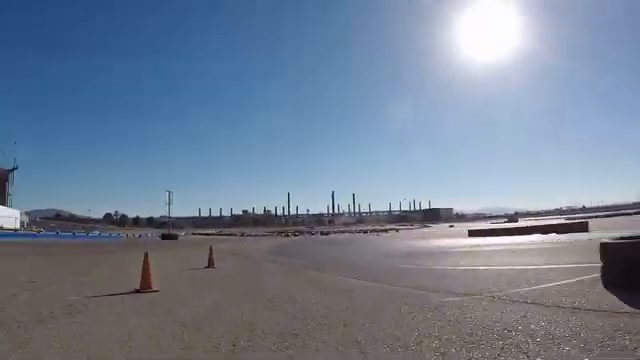
#> input picture frame 121 of data/input_video.mp4, 640 x 360 px
$ jupyter execute video_stabilization_pipeline.ipynb   (shell and % lines are left out)
#> lines starting #> are read from the running program, lines starting #| are printed output that depends on the picture
# Стабилизация видео с использованием оптического потока

## Описание проекта
Этот notebook реализует полный пайплайн стабилизации видео для устранения дрожания камеры.

### Основные этапы:
1. Вычисление оптического потока (Farnebäck / Lucas-Kanade)
2. Оценка глобального движения камеры (аффинная/гомография)
3. Сглаживание траектории (скользящее окно, Калман)
4. Компенсация движения через warp
5. Формирование стабилизированного видео
6. Анализ ошибок и визуализация

[cell 1]
# Импорт необходимых библиотек
import cv2
import numpy as np
import matplotlib.pyplot as plt
from matplotlib.gridspec import GridSpec
import seaborn as sns
from scipy.ndimage import uniform_filter1d
from scipy.signal import savgol_filter
from tqdm import tqdm
import os
import warnings
warnings.filterwarnings('ignore')

# Настройка визуализации
plt.style.use('seaborn-v0_8-darkgrid')
sns.set_palette("husl")

## 1. Конфигурация и параметры

[cell 2]
class StabilizationConfig:
    """Конфигурация параметров стабилизации"""

    def __init__(self):
        # Пути к файлам
        self.input_video = '../data/input_video.mp4'
        self.output_video = '../output/stabilized_video.mp4'
        self.viz_dir = '../visualizations/'

        # Параметры оптического потока
        self.flow_method = 'farneback'  # 'farneback' или 'lucas_kanade'

        # Параметры Farneback
        self.farneback_params = {
            'pyr_scale': 0.5,
            'levels': 3,
            'winsize': 15,
            'iterations': 3,
            'poly_n': 5,
            'poly_sigma': 1.2,
            'flags': 0
        }

        # Параметры Lucas-Kanade
        self.lk_params = {
            'maxCorners': 200,
            'qualityLevel': 0.01,
            'minDistance': 30,
            'blockSize': 3
        }

        # Параметры motion model
        self.motion_model = 'affine'  # 'affine' или 'homography'

        # Параметры сглаживания
        self.smoothing_method = 'moving_average'  # 'moving_average', 'savgol', 'kalman'
        self.smoothing_radius = 30  # Радиус окна для сглаживания

        # Параметры обработки видео
        self.max_frames = None  # None для всего видео
        self.border_type = cv2.BORDER_REFLECT_101
        self.border_size = 30  # Размер границы для обрезки артефактов

config = StabilizationConfig()
os.makedirs(config.viz_dir, exist_ok=True)
print("Конфигурация создана успешно")

## 2. Вспомогательные функции

[cell 3]
# [47 lines left out: function create_test_video, not called in this run]

# Создаем тестовое видео если входного файла нет
if not os.path.exists(config.input_video):
    os.makedirs(os.path.dirname(config.input_video), exist_ok=True)
    create_test_video(config.input_video, duration=5, fps=30, shake_intensity=15)

[cell 4]
# [51 lines left out: functions visualize_frame_comparison, plot_trajectory, not called in this run]

## 3. Вычисление оптического потока

[cell 5]
class OpticalFlowEstimator:
    """
    Класс для вычисления оптического потока различными методами
    """

    def __init__(self, method='farneback', config=None):
        self.method = method
        self.config = config or StabilizationConfig()

    def compute_farneback_flow(self, prev_gray, curr_gray):
        """
        Вычисление плотного оптического потока методом Farnebäck

        Преимущества:
        - Плотное покрытие всего изображения
        - Хорошо работает для глобального движения
        - Устойчив к шуму
        """
        params = self.config.farneback_params
        flow = cv2.calcOpticalFlowFarneback(
            prev_gray, curr_gray,
            None,
            params['pyr_scale'],
            params['levels'],
            params['winsize'],
            params['iterations'],
            params['poly_n'],
            params['poly_sigma'],
            params['flags']
        )
        return flow

    # [31 lines left out: function compute_lucas_kanade_flow, not called in this run]

    def compute(self, prev_gray, curr_gray, prev_points=None):
        """
        Универсальный метод вычисления оптического потока
        """
        if self.method == 'farneback':
            return self.compute_farneback_flow(prev_gray, curr_gray)
        elif self.method == 'lucas_kanade':
            return self.compute_lucas_kanade_flow(prev_gray, curr_gray, prev_points)
        else:
            raise ValueError(f"Unknown flow method: {self.method}")

print("OpticalFlowEstimator создан")

## 4. Оценка глобального движения

[cell 6]
class MotionEstimator:
    """
    Класс для оценки глобального движения камеры
    """

    def __init__(self, motion_model='affine'):
        self.motion_model = motion_model

    def estimate_from_dense_flow(self, flow):
        """
        Оценка движения из плотного оптического потока (Farnebäck)

        Стратегия: усредняем векторы потока для получения глобального сдвига
        """
        # Усредняем векторы потока
        dx = np.median(flow[:, :, 0])
        dy = np.median(flow[:, :, 1])

        # Оцениваем вращение через градиенты потока
        # Это упрощенная оценка, для более точной нужна полная аффинная модель
        da = 0  # Будет вычислено ниже через аффинную трансформацию

        return dx, dy, da

    # [43 lines left out: function estimate_from_sparse_flow, not called in this run]

print("MotionEstimator создан")

## 5. Сглаживание траектории

[cell 7]
class TrajectorySmoothing:
    """
    Класс для сглаживания траектории движения камеры
    """

    def __init__(self, method='moving_average', radius=30):
        self.method = method
        self.radius = radius

    # [76 lines left out: functions moving_average_smooth, savgol_smooth, kalman_smooth, smooth, not called in this run]

print("TrajectorySmoothing создан")

## 6. Основной пайплайн стабилизации

[cell 8]
class VideoStabilizer:
    """
    Главный класс для стабилизации видео
    """

    def __init__(self, config):
        self.config = config
        self.flow_estimator = OpticalFlowEstimator(
            method=config.flow_method,
            config=config
        )
        self.motion_estimator = MotionEstimator(
            motion_model=config.motion_model
        )
        self.trajectory_smoother = TrajectorySmoothing(
            method=config.smoothing_method,
            radius=config.smoothing_radius
        )

        # Хранилища данных
        self.transforms = []
        self.trajectory = []
        self.frames = []
        self.error_frames = []  # Кадры с ошибками для анализа

    def process_video(self):
        """
        Обработка видео: вычисление трансформаций для каждого кадра
        """
        cap = cv2.VideoCapture(self.config.input_video)

        if not cap.isOpened():
            raise ValueError(f"Не удалось открыть видео: {self.config.input_video}")

        # Получаем параметры видео
        self.fps = int(cap.get(cv2.CAP_PROP_FPS))
        self.width = int(cap.get(cv2.CAP_PROP_FRAME_WIDTH))
        self.height = int(cap.get(cv2.CAP_PROP_FRAME_HEIGHT))
        total_frames = int(cap.get(cv2.CAP_PROP_FRAME_COUNT))

        if self.config.max_frames:
            total_frames = min(total_frames, self.config.max_frames)

        print(f"\nПараметры видео:")
        print(f"  Разрешение: {self.width}x{self.height}")
        print(f"  FPS: {self.fps}")
        print(f"  Кадров: {total_frames}")
        print(f"  Метод потока: {self.config.flow_method}")
        print(f"  Модель движения: {self.config.motion_model}")
        print(f"  Метод сглаживания: {self.config.smoothing_method}\n")

        # Читаем первый кадр
        ret, prev_frame = cap.read()
#> prev_frame is the input picture: shape (360, 640, 3); mean B, G, R 148.3, 128.7, 114.5
        if not ret:
            raise ValueError("Не удалось прочитать первый кадр")

        prev_gray = cv2.cvtColor(prev_frame, cv2.COLOR_BGR2GRAY)
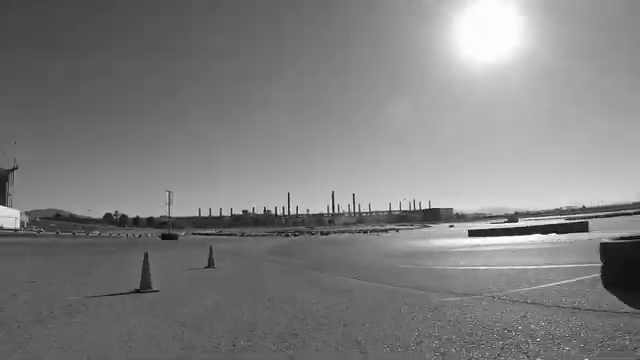
#> prev_gray: shape (360, 640); min 4, max 255, mean 126.8
        self.frames.append(prev_frame.copy())

        # Для Lucas-Kanade храним предыдущие точки
        prev_points = None

        # Инициализируем траекторию
        x, y, a = 0, 0, 0
        self.trajectory.append([x, y, a])

        frame_count = 1

        with tqdm(total=total_frames-1, desc="Анализ видео") as pbar:
            while frame_count < total_frames:
                ret, curr_frame = cap.read()
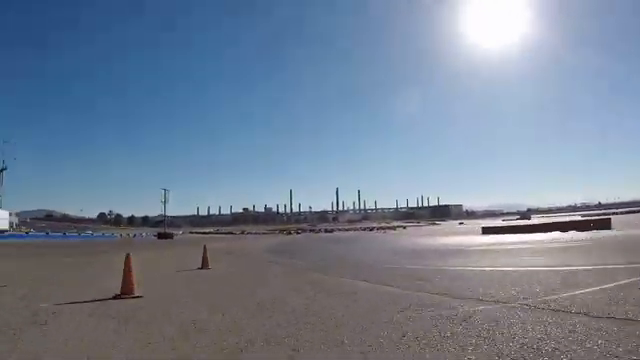
#> input picture frame 122 of data/input_video.mp4, 640 x 360 px
#> curr_frame is the input picture: shape (360, 640, 3); mean B, G, R 149.5, 130.1, 115.9
                if not ret:
                    break

                curr_gray = cv2.cvtColor(curr_frame, cv2.COLOR_BGR2GRAY)
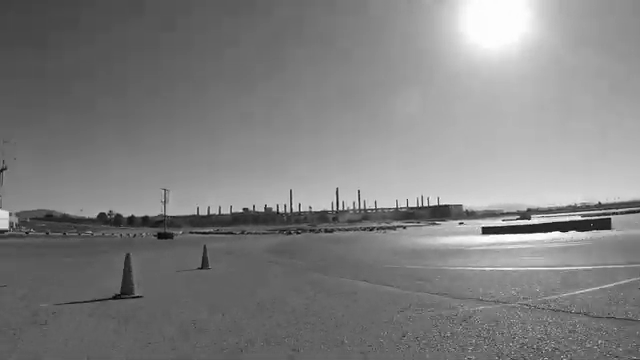
#> curr_gray: shape (360, 640); min 3, max 255, mean 128.1
                self.frames.append(curr_frame.copy())

                # Вычисляем оптический поток
                if self.config.flow_method == 'farneback':
                    flow = self.flow_estimator.compute(prev_gray, curr_gray)
                    dx, dy, da = self.motion_estimator.estimate_from_dense_flow(flow)
#> in estimate_from_dense_flow, `dx = np.median(flow[:, :, 0])`: dx = 0.000263
#> in estimate_from_dense_flow, `dy = np.median(flow[:, :, 1])`: dy = -0.000291
#> dx = 0.000263; dy = -0.000291; da = 0
                    transform = None
                else:  # lucas_kanade
                    prev_pts, curr_pts, status = self.flow_estimator.compute(
                        prev_gray, curr_gray, prev_points
                    )

                    if prev_pts is None:
                        dx, dy, da, transform = 0, 0, 0, None
                        self.error_frames.append({
                            'frame': frame_count,
                            'reason': 'Нет точек для отслеживания',
                            'severity': 'high'
                        })
                    else:
                        dx, dy, da, transform = self.motion_estimator.estimate_from_sparse_flow(
                            prev_pts, curr_pts, status
                        )

                        # Обновляем точки для следующей итерации
                        if status is not None and np.sum(status) < 10:
                            prev_points = None  # Переинициализируем если мало точек
                            self.error_frames.append({
                                'frame': frame_count,
                                'reason': f'Мало отслеженных точек: {np.sum(status)}',
                                'severity': 'medium'
                            })
                        else:
                            prev_points = curr_pts[status == 1].reshape(-1, 1, 2)

                # Сохраняем трансформацию
                self.transforms.append([dx, dy, da])

                # Обновляем траекторию (кумулятивная сумма)
                x += dx
#> x = 0.000263
                y += dy
#> y = -0.000291
                a += da
#> a = 0
                self.trajectory.append([x, y, a])

                prev_gray = curr_gray
                frame_count += 1
                pbar.update(1)

        cap.release()

        self.transforms = np.array(self.transforms)
        self.trajectory = np.array(self.trajectory)

        print(f"\nПроанализировано кадров: {len(self.frames)}")
        print(f"Обнаружено потенциальных проблем: {len(self.error_frames)}")

    # [133 lines left out: functions smooth_trajectory, create_stabilized_video, analyze_errors, not called in this run]

print("VideoStabilizer создан")

$ run again, starting later in the video
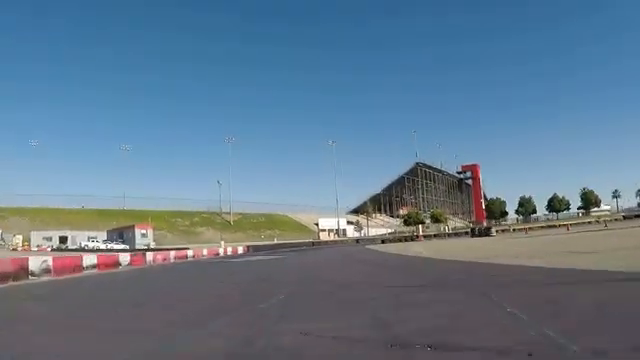
#> input picture frame 547 of data/input_video.mp4, 640 x 360 px
#> in process_video, prev_frame is the input picture: shape (360, 640, 3); mean B, G, R 141.6, 121, 97.3
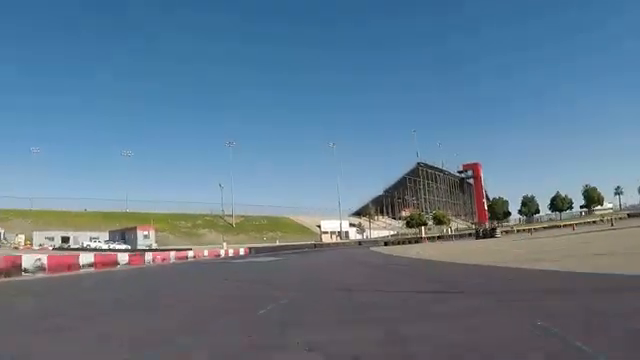
#> input picture frame 548 of data/input_video.mp4, 640 x 360 px
#> in process_video, curr_frame is the input picture: shape (360, 640, 3); mean B, G, R 141.9, 121.2, 97.2
#> in process_video, `curr_gray = cv2.cvtColor(curr_frame, cv2.COLOR_BGR2GRAY)`:
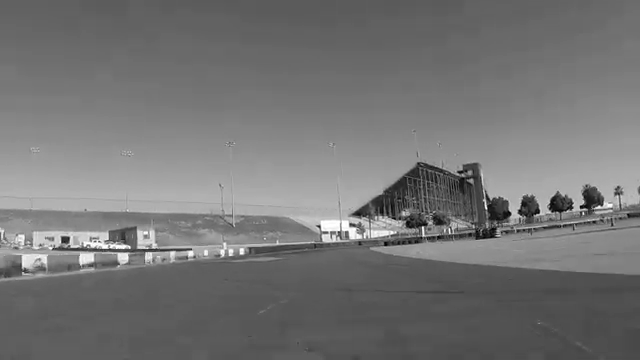
#> curr_gray: shape (360, 640); min 0, max 255, mean 116.5
#> in estimate_from_dense_flow, `dx = np.median(flow[:, :, 0])`: dx = 0.000172
#> in estimate_from_dense_flow, `dy = np.median(flow[:, :, 1])`: dy = 0.000106
#> in process_video, `dx, dy, da = self.motion_estimator.estimate_from_dense_flow(flow)`: dx = 0.000172; dy = 0.000106; da = 0
#> x = 0.000172
#> y = 0.000106
#> a = 0

$ run again, starting later in the video
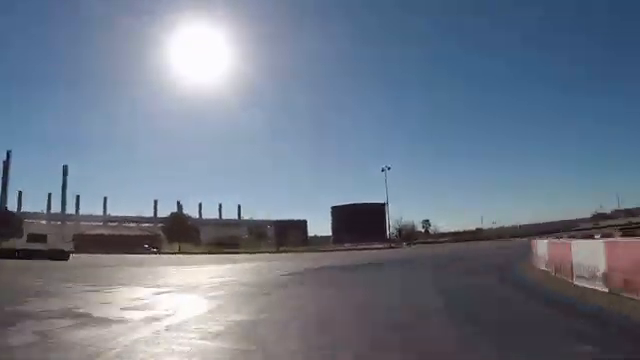
#> input picture frame 973 of data/input_video.mp4, 640 x 360 px
#> in process_video, prev_frame is the input picture: shape (360, 640, 3); mean B, G, R 138.9, 121.9, 110.9
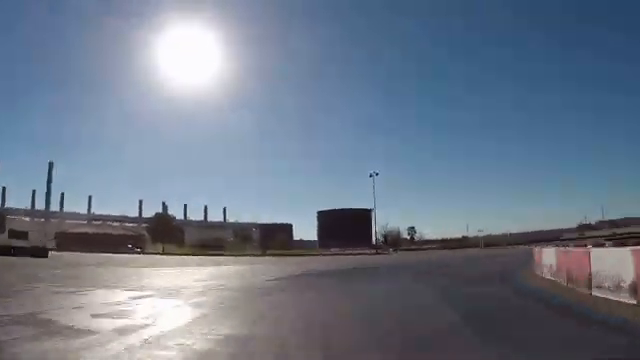
#> input picture frame 974 of data/input_video.mp4, 640 x 360 px
#> in process_video, curr_frame is the input picture: shape (360, 640, 3); mean B, G, R 138.9, 121.8, 110.2
#> in process_video, `curr_gray = cv2.cvtColor(curr_frame, cv2.COLOR_BGR2GRAY)`:
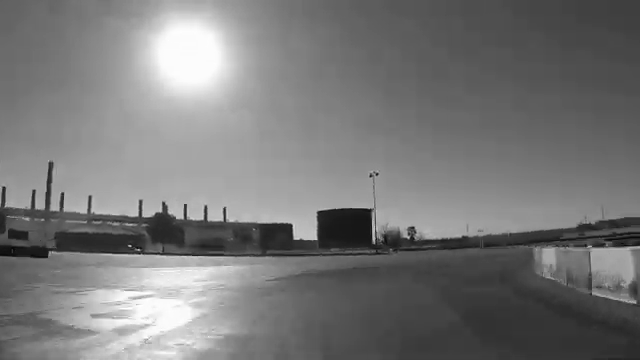
#> curr_gray: shape (360, 640); min 8, max 255, mean 120.3
#> in estimate_from_dense_flow, `dx = np.median(flow[:, :, 0])`: dx = -0.00107
#> in estimate_from_dense_flow, `dy = np.median(flow[:, :, 1])`: dy = 0.000968
#> in process_video, `dx, dy, da = self.motion_estimator.estimate_from_dense_flow(flow)`: dx = -0.00107; dy = 0.000968; da = 0
#> x = -0.00107
#> y = 0.000968
#> a = 0
